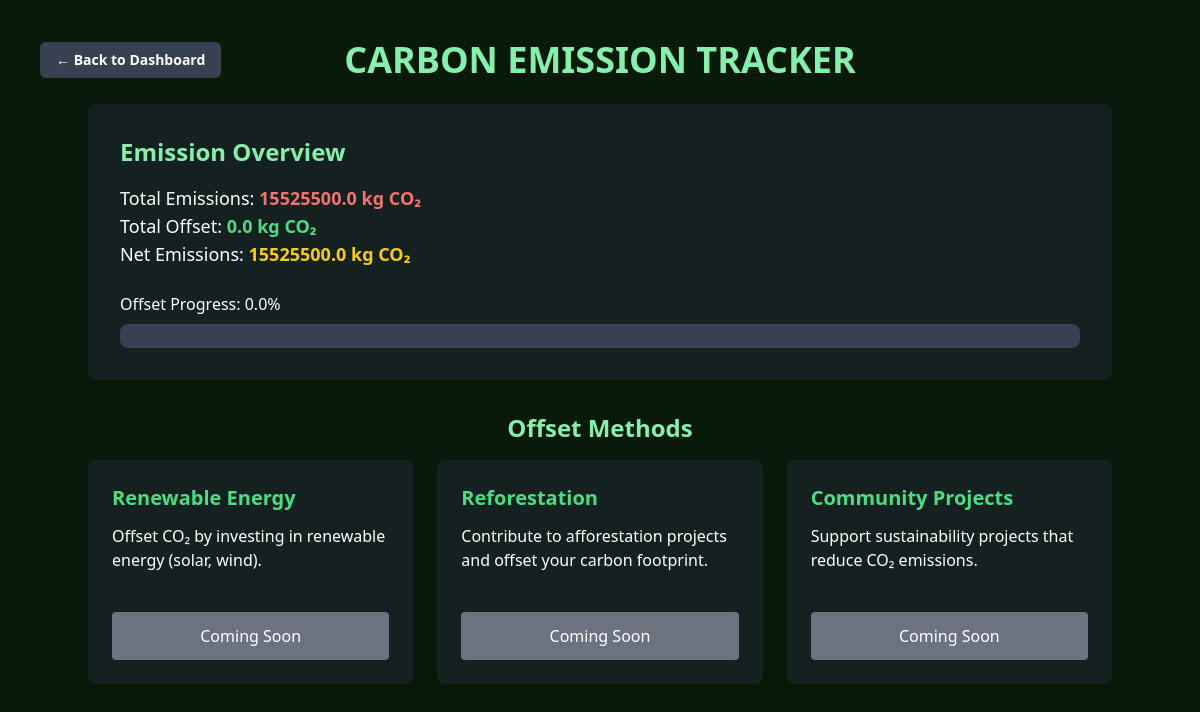
The app's page /offset-emissions (signed in) with its own data.
### app.py (models this page shows)
class User(db.Model, UserMixin):
    id = db.Column(db.Integer, primary_key=True)
    name = db.Column(db.String(35), unique=True, nullable=False)
    email = db.Column(db.String(35), unique=True, nullable=False)
    password = db.Column(db.String(200), nullable=False)
    total_emission = db.Column(db.Float, default=0.0)
    green_score = db.Column(db.Float, nullable=False, default=100.0)
    total_offset = db.Column(db.Float, default=0.0)
    net_emission = db.Column(db.Float, default=0.0)
    badges = db.Column(db.String(200), default="")
    def update_emission_and_score(self):
        self.total_offset = sum(offset.amount for offset in self.offsets)
        self.net_emission = max(0, self.total_emission - self.total_offset)
        self.green_score = max(0, 100 - (self.net_emission / 1000) * 100)
        db.session.commit()

### app.py (the view)
@app.route('/offset-emissions')
@login_required
def offset_emissions():
    current_user.update_emission_and_score()
    progress = min(100, (current_user.total_offset / current_user.total_emission) * 100) if current_user.total_emission > 0 else 0
    return render_template('offset-emissions.html',
                           total_emission=current_user.total_emission,
                           total_offset=current_user.total_offset,
                           net_emission=current_user.net_emission,
                           progress=progress)

### app.py (called while the page is built)
@login_manager.user_loader
def load_user(user_id):
    return User.query.get(int(user_id))

### templates/offset-emissions.html (shortened to what this page needs)
<!DOCTYPE html>
<html lang="en">
<head>
    <script src="https://cdn.tailwindcss.com"></script>
</head>
<body class="bg-[#0a1a0a] text-white flex flex-col items-center p-10 min-h-screen">
    <div class="w-full max-w-5xl flex items-center mb-6">
        <a href="/dashboard" class="bg-gray-700 text-white font-bold px-4 py-2 rounded-md hover:bg-gray-900 transition text-sm absolute left-0 ml-10">
            ← Back to Dashboard
        </a>
        <h1 class="text-4xl font-bold text-green-300 uppercase mx-auto">Carbon Emission Tracker</h1>
    </div>
    <div class="bg-gray-800 bg-opacity-50 rounded-lg p-8 mb-8 w-full max-w-5xl shadow-lg">
        <h2 class="text-2xl font-semibold mb-4 text-green-300">Emission Overview</h2>
        <p class="text-lg">Total Emissions: <strong class="text-red-400">{{ total_emission }} kg CO₂</strong></p>
        <p class="text-lg">Total Offset: <strong class="text-green-400">{{ total_offset }} kg CO₂</strong></p>
        <p class="text-lg">Net Emissions: <strong class="text-yellow-400">{{ net_emission }} kg CO₂</strong></p>
        <div class="mt-6">
            <label class="text-md font-medium">Offset Progress: {{ progress }}%</label>
            <div class="w-full h-6 bg-gray-700 rounded-lg mt-2 overflow-hidden">
            </div>
        </div>
    </div>
    <h2 class="text-2xl font-semibold mb-4 text-green-300">Offset Methods</h2>
    <div class="grid grid-cols-3 gap-6 w-full max-w-5xl">
        <div class="bg-gray-800 bg-opacity-50 rounded-lg p-6 shadow-md flex flex-col justify-between h-56">
            <h3 class="text-xl font-semibold text-green-400">Renewable Energy</h3>
            <p class="text-md mt-3">Offset CO₂ by investing in renewable energy (solar, wind).</p>
            <a href="/offset/renewable" class="mt-auto bg-gray-500 text-white py-3 px-5 rounded w-full text-center font-medium cursor-not-allowed">
                Coming Soon
            </a>
        </div>
        <div class="bg-gray-800 bg-opacity-50 rounded-lg p-6 shadow-md flex flex-col justify-between h-56">
            <h3 class="text-xl font-semibold text-green-400">Reforestation</h3>
            <p class="text-md mt-3">Contribute to afforestation projects and offset your carbon footprint.</p>
            <a href="/offset/afforestation" class="mt-auto bg-gray-500 text-white py-3 px-5 rounded w-full text-center font-medium cursor-not-allowed">
                Coming Soon
            </a>
        </div>
        <div class="bg-gray-800 bg-opacity-50 rounded-lg p-6 shadow-md flex flex-col justify-between h-56">
            <h3 class="text-xl font-semibold text-green-400">Community Projects</h3>
            <p class="text-md mt-3">Support sustainability projects that reduce CO₂ emissions.</p>
            <a href="/offset/community" class="mt-auto bg-gray-500 text-white py-3 px-5 rounded w-full text-center font-medium cursor-not-allowed">
                Coming Soon
            </a>
        </div>
    </div>
</body>
</html>

### records on screen
User: total_emission "15525500.0", total_offset "0.0", net_emission "15525500.0"

### other values on screen
{{ progress }} "0.0"
